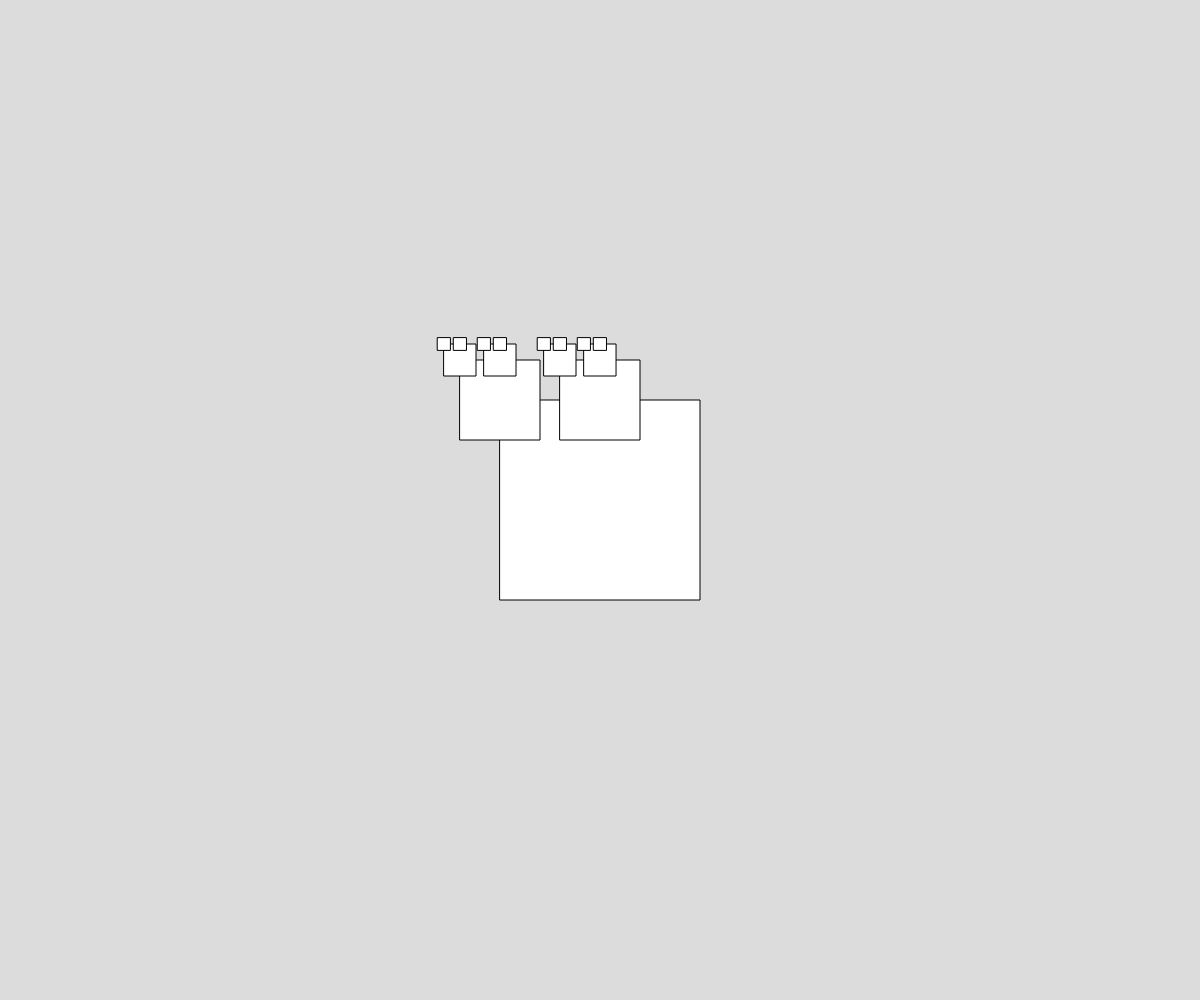
Frame 1 (no input)
Frame 60 (no input): identical to frame 1, image omitted
Frame 120 (the mouse pressed at the canvas centre since frame 60): identical to frame 1, image omitted

The p5.js sketch that drew this single still picture (run headless with seeded random() and noise() and a simulated clock; from frame 60 on, the mouse is pressed at the canvas centre):

// p5.js sketch
// ── sketch.js
// Project Title
// Your Name
// Date
//
// Extra for Experts:
// - describe what you did to take this project "above and beyond"


function setup() {
  createCanvas(windowWidth, windowHeight);
}

function draw() {
  background(220);
  luckySquare(width/2, height/2, 200)
  //circleFractal(width/2, height/2, 400)
}


function luckySquare(x,y,s){
  rectMode(CENTER);
  if (s > 10){
    square(x,y,s);
    luckySquare(x-s/2, y - s/2, s*0.4);
    luckySquare(x+2/s, y-s/2, s*0.4);
  }
}
function circleFractal(x,y,d){
  noFill();
  if(d > 10){
    circle(x,y,d);
    circleFractal(x - d/2, y, d/2);
    circleFractal(x + d/2, y, d/2);
  }
}


function centerCricle(x,y,d){
  if(d>10){
    //recursive case
    circle(x,y,d);
    centerCircle(x,y,d * 0.95);
  }
}
